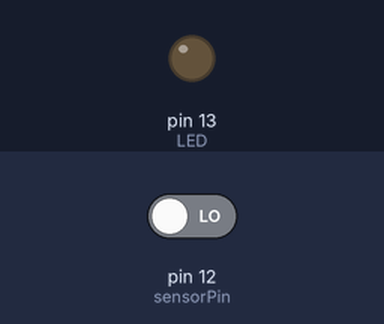
Recording of a sketch running on a simulated Arduino Uno, built with avr-gcc and run on an emulated ATmega328P. Shown: output pins drawn as LEDs (lit = HIGH). The test bench sets the inputs (shaded band); at power-on: pin 12 (sensorPin) LOW.

Above: at 1.2 s.
1.3 s: pin 12 (sensorPin) driven HIGH
At 1.7 s:
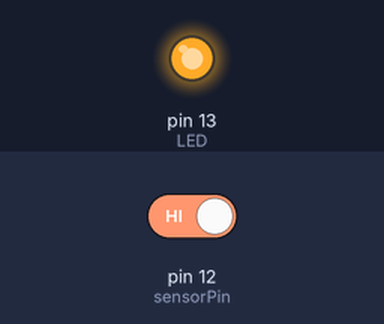
2.8 s: pin 12 (sensorPin) driven LOW
At 5.5 s:
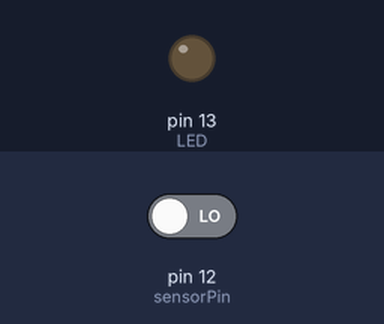
Timing chart, 0 to 7.0 s (numbered marks = the images above; inputs shaded):
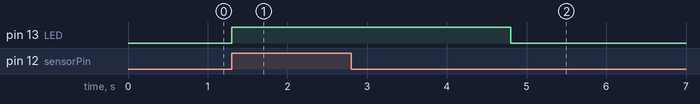

Measured:
- after the input at 1.3 s, pin 13 (LED): LOW → HIGH at once
- after the input at 2.8 s, pin 13 (LED): HIGH → LOW after 2.0 s

The sketch:

SOUND_LIGHT_CODE.ino
```cpp
#define sensorPin 12 // which pin has what
#define LED 13

unsigned long lastMillis; // how much time has passed since LED has turned on
unsigned long Time = 2000; // the time the LED will be on after sound detection
int sensorVal; // val from sound sensor (0 or 1)

void setup() {
  // put your setup code here, to run once:
  pinMode(sensorPin, INPUT); // input
  pinMode(LED, OUTPUT); // output
}

void loop() {
  // put your main code here, to run repeatedly:
  sensorVal = digitalRead(sensorPin);

  if (sensorVal) { // if sensorval is true (1); this happens if sensor sent a val
    digitalWrite(LED, HIGH);
    lastMillis = millis(); // lastMillis = time when we turn on the LED
  }

  if (millis() - lastMillis >= 2000) {  // turns off the light
     digitalWrite(LED, LOW);
     lastMillis = millis();
  }
}
```
